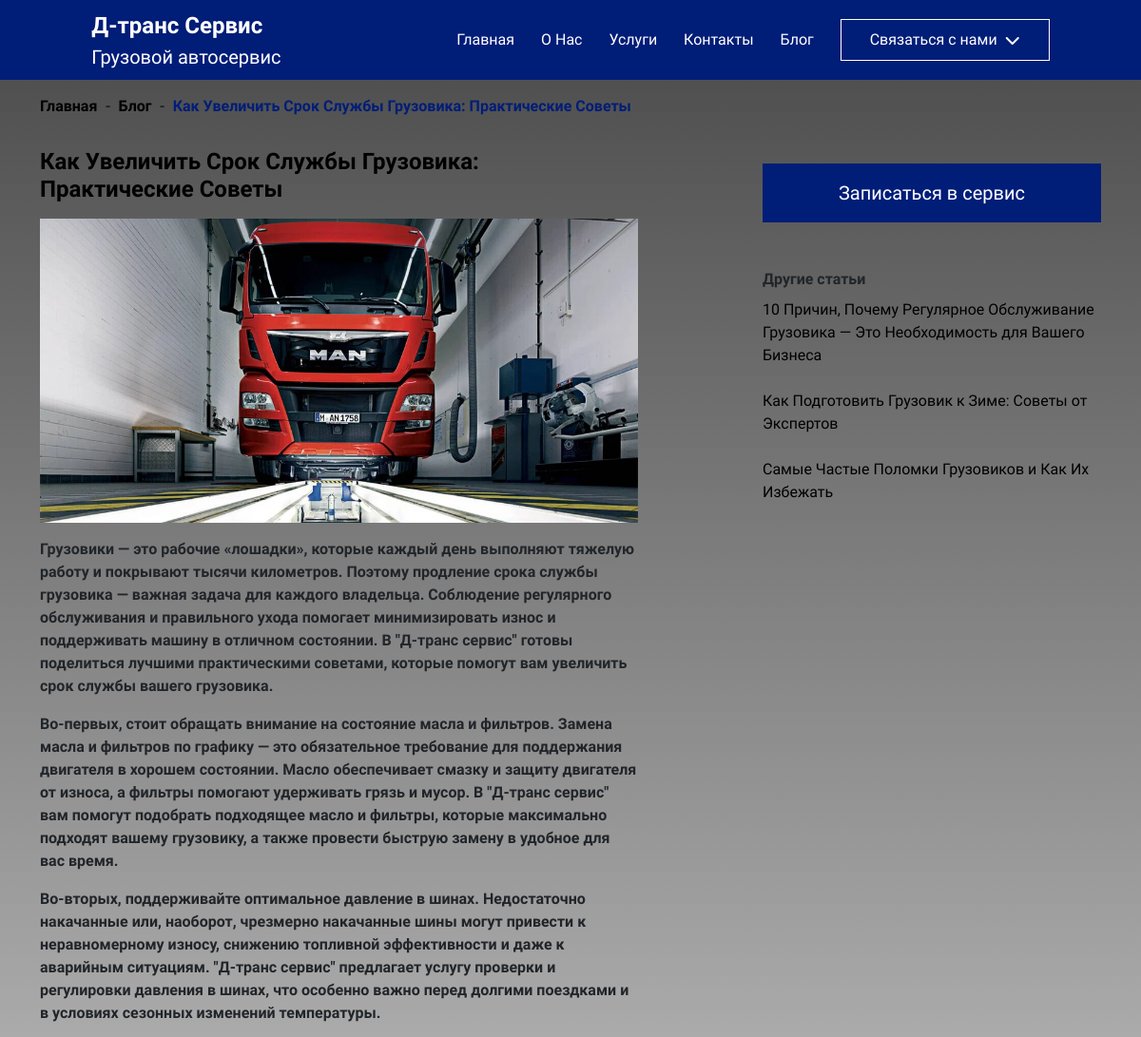
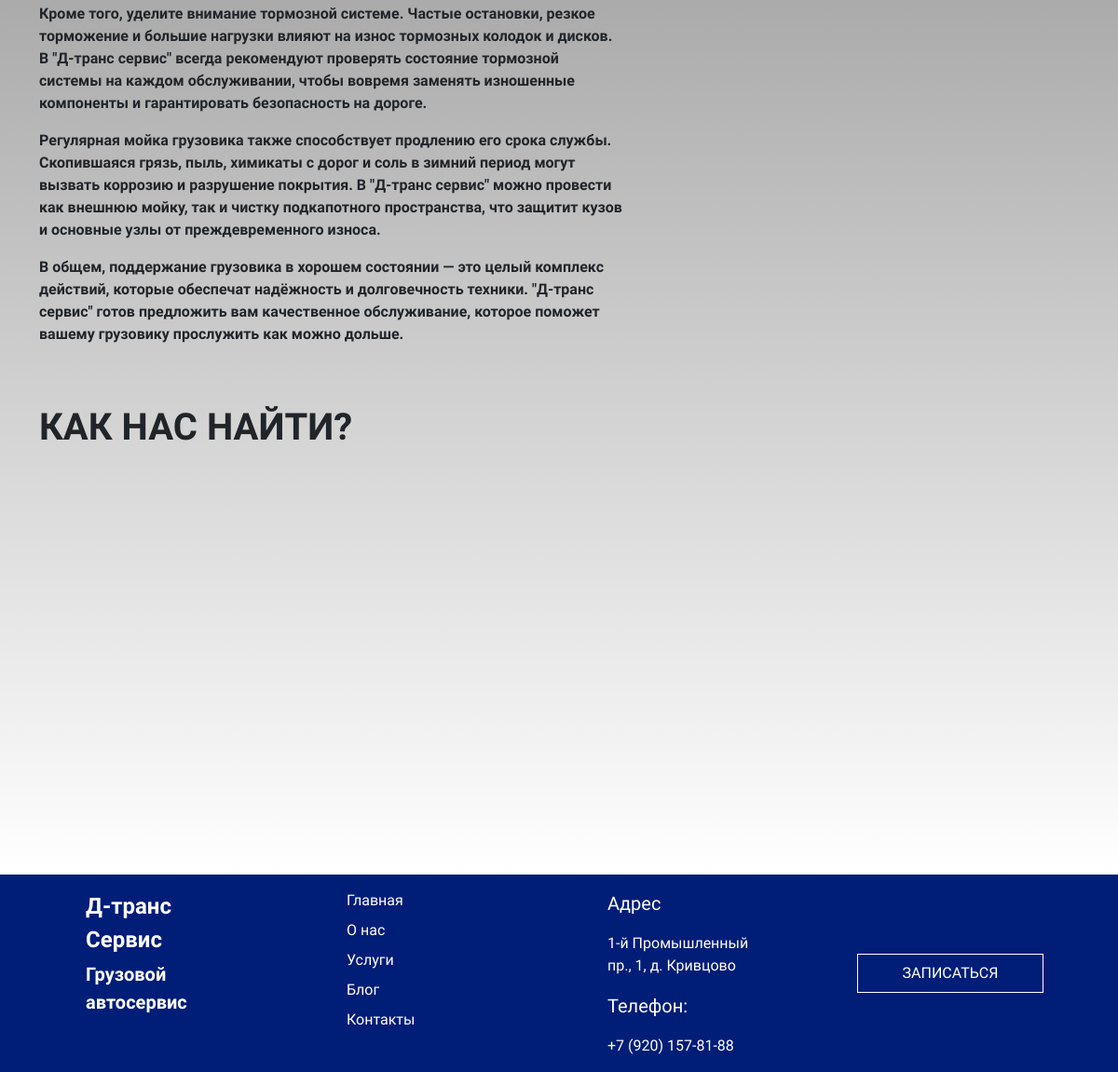
The page /blog/kak-uvelichit-srok-sluzhby-gruzovika-prakticheskie-sovety/ on the database its author committed (2 pictures, top to bottom).
### website/models.py (models this page shows, shortened)
class Blog(models.Model):
    title = models.CharField(max_length=200, unique=True)
    slug = models.SlugField(max_length=200, unique=True)
    content = HTMLField()
    pub_date = models.DateTimeField('date published')

class BlogImage(models.Model):
    blog = models.ForeignKey(Blog, related_name='images', on_delete=models.CASCADE)
    image = models.ImageField(upload_to='blog/')

### website/views.py (the view)
# urls.py: path('blog/<slug:slug>/', views.blog_detail, name='blog_detail'),
def blog_detail(request, slug):
    blogs = Blog.objects.all()
    blog = get_object_or_404(Blog, slug=slug)
    return render(request, 'blog_detail.html',{'blog':blog, 'blogs': blogs})

### website/templates/blog_detail.html
<!DOCTYPE html>
{% extends "base.html" %}
{% load static %}
{% block content %}
<div class="container d-none d-md-block pt-3">
    <div class="row justify-content-start align-items-center">
        <div class="col-12 d-flex">
            <a href="/" style="text-decoration: none; color:black;" class="fw-semibold fs-6">Главная</a>
            <p class="mx-2 fw-semibold fs-6"> - </p>
            <a href="{% url "blog" %}" style="color: #001D78; text-decoration: none; color:black;" class="fw-semibold fs-6">Блог</a>
            <p class="mx-2 fw-semibold fs-6"> - </p>
            <p style="color: #001D78;" class="fw-semibold fs-56">{{ blog.title }}</p>
        </div>
    </div>
</div>
<div class="container mt-3 pt-3 pt-md-0">
    <div class="row justify-content-between">
        <div class="col-12 col-lg-7 pe-4">
            <div class="row">
                <div class="col-12">
                    <h1 class="mb-3 fs-4 fw-bold" style="color: black;">{{ blog.title|linebreaks }}</h1>
                </div>
            </div>
            <div class="row">
                <div class="col-12 d-flex flex-column align-items-center">
                    <img src="{{ blog.images.first.image.url }}" alt="{{ blog.title }}" style="object-fit: cover; height: 100%; width: 100%;">
                </div>
            </div>
            <div class="row mt-3">
                <div class="col-12 fw-semibold">
                    {{ blog.content|safe }}
                </div>
            </div>
        </div>
        <div class="col-lg-4 col-12 d-lg-flex justify-content-center mb-5 mt-3">
            <div class="popular-news sticky-lg-top" style="width: fit-content; height: fit-content; top:20px">
                <a href="#" data-bs-toggle="modal" data-bs-target="#exampleModal" class="btn btn-primary btn-lg d-none d-lg-block py-3 mb-5" style="width: 100%;"><span class="px-3">Записаться в сервис</span></a>
                <p class="mb-2 fw-semibold">Другие статьи</p>
                {% for blog in blogs|slice:":3" %}
                <a href="{{ blog.slug }}" class="main-anchor">{{ blog.title }}</a><br><br>
                {% endfor %}
            </div>
        </div>
    </div>
</div>
<div class="container mt-5 pb-5">
    <div class="row">
        <div class="col-12">
            <h1 class="fw-bold">КАК НАС НАЙТИ?</h1>
        </div>
    </div>
    <div class="row">
        <div class="col-12" style="height: 50vh;">
            <iframe src="https://yandex.com/map-widget/v1/?from=mapframe&ll=35.834758%2C56.815627&mode=search&oid=230496914041&ol=biz&z=16" width="100%" height="100%" frameborder="1" allowfullscreen="true" style="position:relative;"></iframe>
        </div>
    </div>
</div>
{% endblock content %}

### website/static/css/style.css (style rules this page uses)
body, html { font-family: "Montserrat", sans-serif; }
img { height: 100%; width: 100%; object-fit: contain; }
.btn-primary { background-color: #001D78; color: white; border: none; border-radius: 0px; }
.card-price, .btn-primary { align-self: flex-start; }
.card-price, .btn-primary { align-self: unset; }
.main-anchor { text-decoration: none; color:black; }

### rows shown on the page
Blog: title "Как Увеличить Срок Службы Грузовика: Практические Советы", images.first.image (picture), content "Грузовики — это рабочие «лошадки», которые каждый день выполняют тяжелую работу и покрывают тысячи километров. Поэтому продление срока службы грузовика — важная задача для каждого владельца. Соблюдение регулярного обслуживания и правильного ухода помогает минимизировать износ и поддерживать машину в отличном состоянии. В \"Д-транс сервис\" готовы поделиться лучшими практическими советами, которые помогут вам увеличить срок службы вашего грузовика. Во-первых, стоит обращать внимание на состояние масла и фильтров. Замена масла и фильтров по графику — это обязательное требование для поддержания двигателя в хорошем состоянии. Масло обеспечивает смазку и защиту двигателя от износа, а фильтры…"
Blog: title "10 Причин, Почему Регулярное Обслуживание Грузовика — Это Необходимость для Вашего Бизнеса"
Blog: title "Как Подготовить Грузовик к Зиме: Советы от Экспертов"
Blog: title "Самые Частые Поломки Грузовиков и Как Их Избежать"
